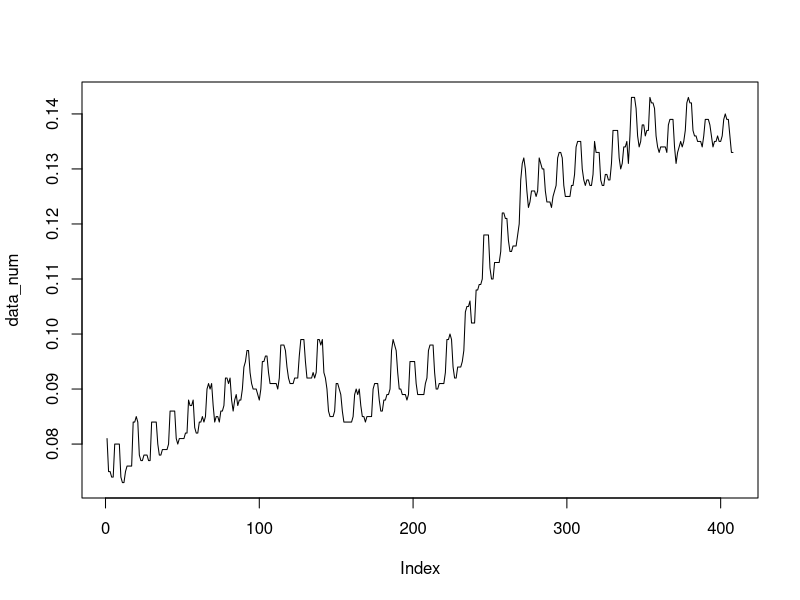
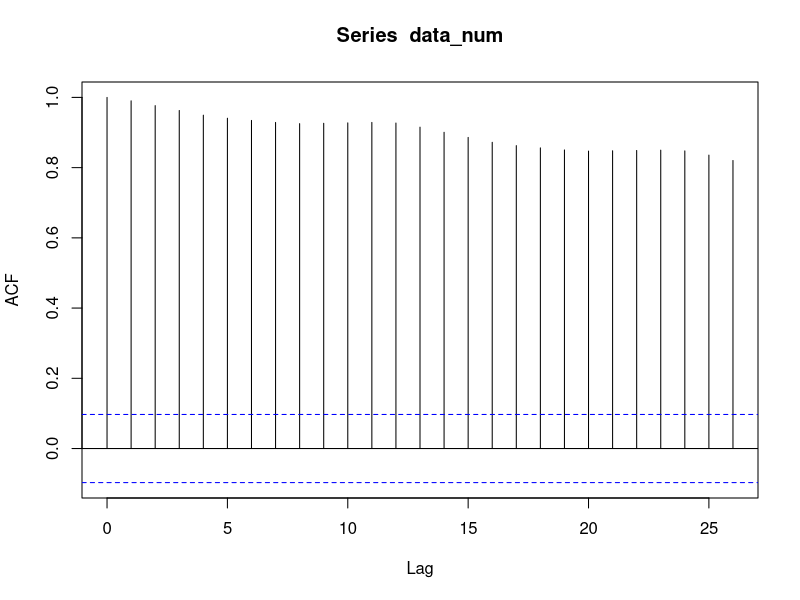
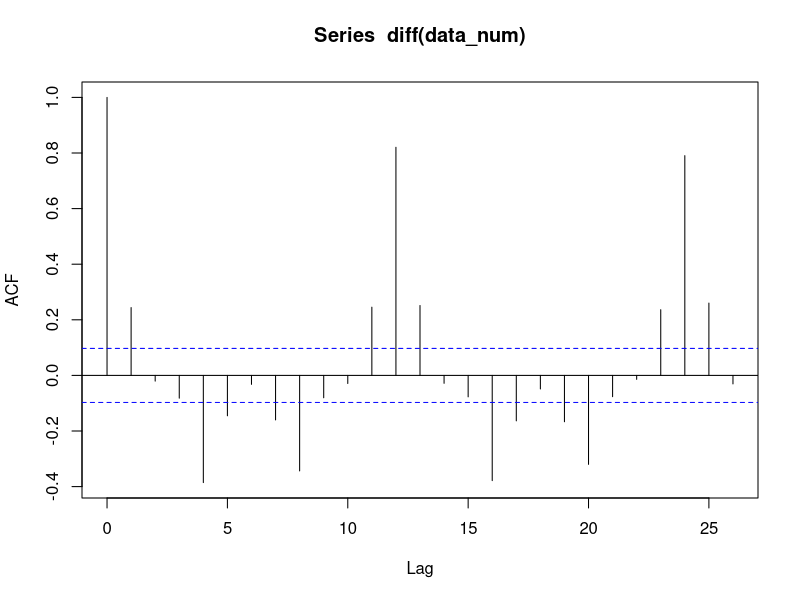
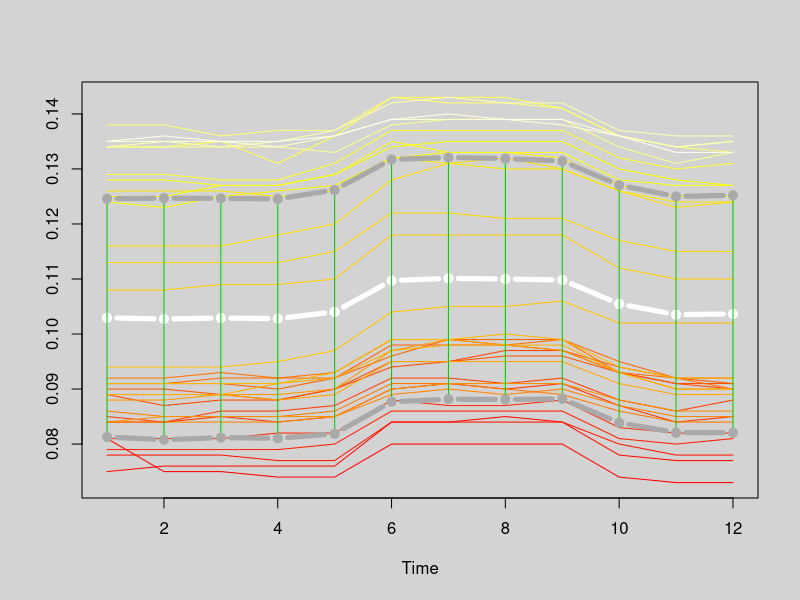
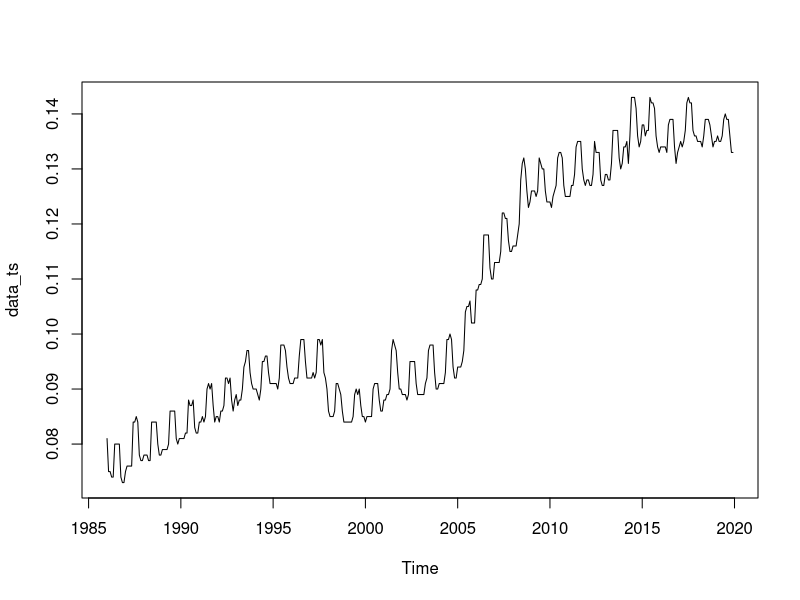
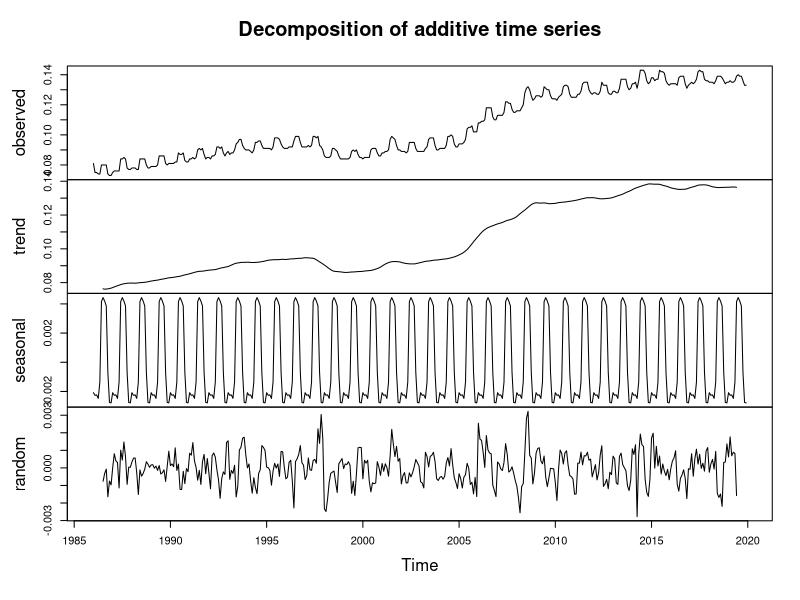
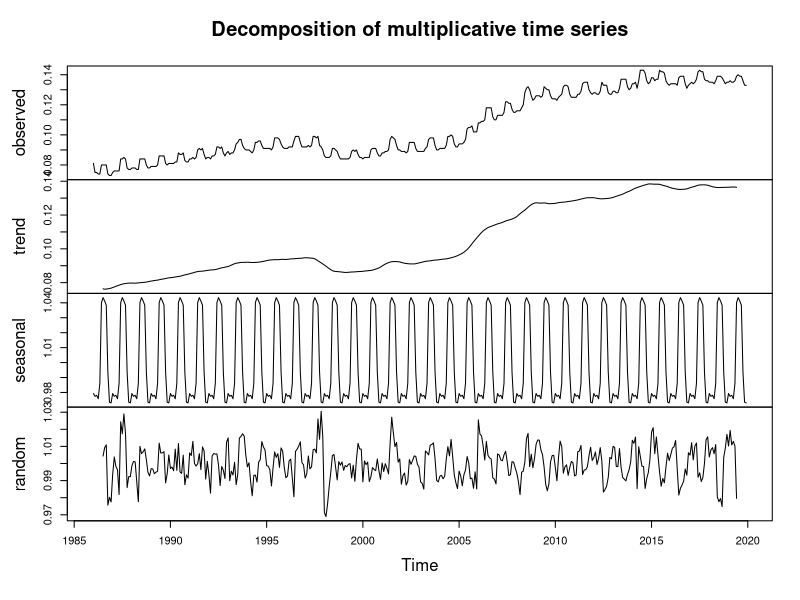
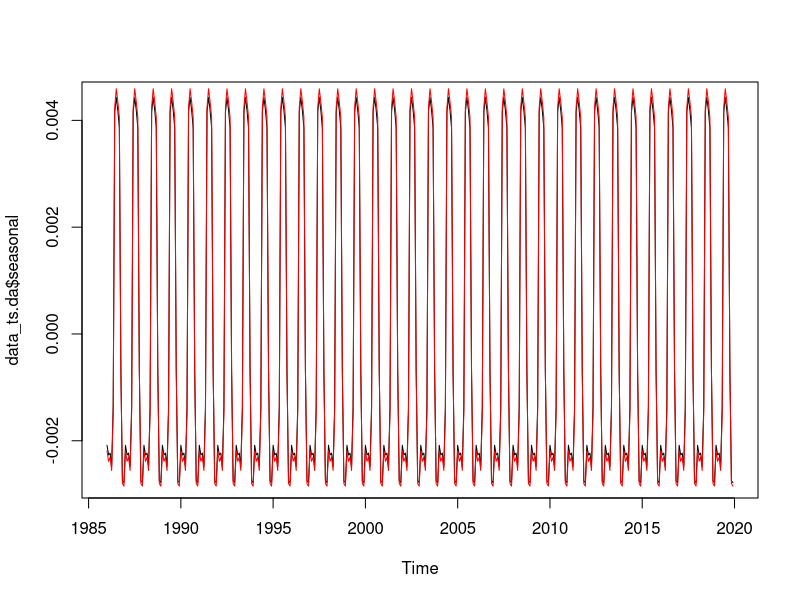

These figures' R source, in order: (Note: this script raises an error after producing the figures.)
ts_data <- function(s,t,l){
  # s: data di inizio come (maggiore,minore)
  # t: periodo
  # l: unitÃ  successive
  e=s+c(floor(l/t),l%%t)
  e=c(e[1]+floor(e[2]/t),e[2]%%t)
  return(e)
}

s2_kurtosis <- function(dt){
  m=mean(dt)
  sum((dt-m)^4)/(sum((dt-m)^2)^2)-3
}

s2_skewness <- function(dt){
  m=mean(dt)
  sum((dt-m)^3)/(sum((dt-m)^2)^(3/2))
}

data<-read.csv("tabella.csv", stringsAsFactors=F)
data_num<-as.numeric(data[87:494,2]) #1986 al 2019

#CERCO STAGIONALITà e IL PERIODO
plot(data_num,type="l")
acf(data_num)
acf(diff(data_num))

#confrontiamo gli anni tra di loro
par(bg="lightgrey")
# andamenti in anni diversi
m_data=matrix(data_num,12,34)
ts.plot(m_data,col=heat.colors(34))
# andamento medio annuale
data.m=rowMeans(m_data)
lines(data.m,pch=20,type="b",lwd=5,col="white")
# bande empiriche
data.sd=vector("numeric",12)
for(i in 1:12){
  data.sd[i]=sd(m_data[i,])
}
arrows(1:12,data.m-data.sd,1:12,data.m+data.sd,length=0.02,angle=90,code=3,col="green3")
lines(data.m+data.sd,type="b",pch=20,col="darkgray",lwd=5)
lines(data.m-data.sd,type="b",pch=20,col="darkgray",lwd=5)
par(bg="white")

#Impostiamo periodo 12
data_ts<-ts(data_num,frequency=12,start=1986)
plot(data_ts)

#DECOMPOSIZIONE -------------------------------------------------------------------------

#decomposizione additiva
data_ts.da = decompose(data_ts)
plot(data_ts.da)
#decomposizione moltiplicativa
data_ts.dm = decompose(data_ts, type="multiplicative")
plot(data_ts.dm)

#ovviamnete il trend è lo stesso, confrontiamo prima le stagionalità e poi il rumore
plot(data_ts.da$seasonal)
lines(mean(data_ts.dm$trend,na.rm=T)*(data_ts.dm$seasonal-1),col="red")

plot(data_ts.da$random)
lines(mean(data_ts.dm$trend,na.rm=T)*(data_ts.dm$random-1),col="red")

#ESAMINIAMO I RESIDUI ##

#RESIDUI Modello Add
#per semplicità eliminiamo i termini NA
data_ts.dar = as.vector(window(data_ts.da$random,c(1986,7),c(2019,6)))
plot(data_ts.dar,pch=20)
#calcoliamo la varianza spiegata
var(data_ts.dar)/var(window(data_ts,c(1986,7),c(2019,6)))
#cerchiamo struttura con acf
acf(data_ts.dar,40, main="Residui Decomposizione Add.")
#confronto con la distribuzione normale
layout(t(1:2))
hist(data_ts.dar,40,freq=F, main="Residui Decomposizione Add.")
lines(density(data_ts.dar),col="blue")
lines(sort(data_ts.dar),dnorm(sort(data_ts.dar),mean(data_ts.dar),sd(data_ts.dar)),col="red")
qqnorm(data_ts.dar, pch=20, main="Residui Decomposizione Add.")
qqline(data_ts.dar)
layout(1)
shapiro.test(data_ts.dar)

#RESIDUI Modello Mol
data_ts.dmr=as.vector(window(data_ts.dm$random,c(1986,7),c(2019,6)))
data_ts.dmrl=log(data_ts.dmr)
plot(data_ts.dmrl,pch=20)
#la varianza spiegata
var(data_ts.dmrl)/var(window(log(data_ts),c(1986,7),c(2019,6)))
#cerchiamo struttura con acf
acf(data_ts.dmrl,40, main="Residui Decomposizione Molt.")
#confronto con la distribuzione normale
layout(t(1:2))
hist(data_ts.dmrl,40,freq=F, main="Residui Decomposizione Molt.")
lines(density(data_ts.dmrl),col="blue")
lines(sort(data_ts.dmrl),dnorm(sort(data_ts.dmrl),mean(data_ts.dmrl),sd(data_ts.dmrl)),col="red")
qqnorm(data_ts.dmrl, pch=20, main="Residui Decomposizione Molt.")
qqline(data_ts.dmrl)
layout(1)
shapiro.test(data_ts.dmrl)

#STL----
#decomposizione stl per stagionalità non uniforme additiva
data_ts.stla = stl(data_ts, s.window=7)
plot(data_ts.stla)
#decomposizione stl per stagionalità non uniforme moltiplicativa
data_ts.stlm = stl(log(data_ts), s.window=7)
plot(data_ts.stlm)

#RESIDUI Modello STL Add
#per confrontali con gli altri residui togliamo gli stessi valori
data_ts.stlar = as.vector(window(data_ts.stla$time.series[,3],c(1986,7),c(2019,6)))
plot(data_ts.stlar,pch=20)
#calcoliamo la varianza spiegata
var(data_ts.stlar)/var(window(data_ts,c(1986,7),c(2019,6)))
#cerchiamo struttura con acf
acf(data_ts.stlar,40, main="Residui Decomposizione STL Add.")
#confronto con la distribuzione normale
layout(t(1:2))
hist(data_ts.stlar,40,freq=F, main="Residui Decomposizione STL Add.")
lines(density(data_ts.stlar),col="blue")
lines(sort(data_ts.stlar),dnorm(sort(data_ts.stlar),mean(data_ts.stlar),sd(data_ts.stlar)),col="red")
qqnorm(data_ts.stlar, pch=20, main="Residui Decomposizione STL Add.")
qqline(data_ts.stlar)
layout(1)
shapiro.test(data_ts.stlar)

#RESIDUI Modello STL Mol
#per confrontali con gli altri residui togliamo gli stessi valori
data_ts.stlmr = as.vector(window(data_ts.stlm$time.series[,3],c(1986,7),c(2019,6)))
data_ts.stlmrl=log(data_ts.stlmr+1) #bisogna sommare +1 perchè stavolta i residui sono concentrati in 0
plot(data_ts.stlmrl,pch=20)
#calcoliamo la varianza spiegata
var(data_ts.stlmrl)/var(log(window(data_ts,c(1986,7),c(2019,6))))
#cerchiamo struttura con acf
acf(data_ts.stlmrl,40, main="Residui Decomposizione STL Molt.")
#confronto con la distribuzione normale
layout(t(1:2))
hist(data_ts.stlmrl,40,freq=F, main="Residui Decomposizione STL Molt.")
lines(density(data_ts.stlmrl),col="blue")
lines(sort(data_ts.stlmrl),dnorm(sort(data_ts.stlmrl),mean(data_ts.stlmrl),sd(data_ts.stlmrl)),col="red")
qqnorm(data_ts.stlmrl, pch=20, main="Residui Decomposizione STL Molt.")
qqline(data_ts.stlmrl)
layout(1)
shapiro.test(data_ts.stlmrl)

#PREVISIONE--------------------------------------------------------------------------------------------
#------------------------------------------------------------------------------------------------------
data_ts<-ts(data_num,frequency=12,start=1986)
inizio=2000
data_ts = window(data_ts, start = c(inizio, 1))

#Holt-Winters
data.hw=HoltWinters(data_ts)
plot(data.hw, lwd=2)
data.hw$alpha #0.7816148
data.hw$beta #0.02136604
data.hw$gamm #0.808237

#confrontro tra hw e dec.add
ts.plot(data_ts.da$seasonal,data.hw$fitted[,4],col=c('red','blue'),type="l", lwd=2)

plot(data.hw$fitted) #restituisce la sotto-struttura fitted, dove level sono le intercette e xhat sono i valori stimati

#con valori auto
plot(data.hw,type="l",lwd=2)
lines(data.hw$fitted[,1],col="blue")

#l.start è la intercetta iniziale, e b.start è la pendenza iniziale
#--- per cercare i parametri ----
x=1:24
coefficients(lm(data_ts[1:24]~x))

#con valaori ottimizzati manualmente
data.hwo = HoltWinters(data_ts, alpha=0.7, beta=0.1, gamma=0.5, l.start=0.075, b.start=0)
plot(data.hwo)
ts.plot(data_ts.da$seasonal,data.hwo$fitted[,4],col=c('red','blue'),type="l", lwd=2)

#validazione del modello tra quello automatico e manuale
nt=20 # numero di test set
ft=1 # unità di tempo nel futuro su cui valutare la previsione
n=length(data_ts) # numero totale di anni
idt=start(data_ts) # data di inizio della serie
fdt=end(data_ts)   # data di fine della serie
pdt=frequency(data_ts) # periodo della serie
err_data0=0
err_data1=0
(n-nt-ft):(n-ft-1)
for(j in (n-nt-ft):(n-ft-1)){
  # costruzione di train e test
  train=window(data_ts,idt,ts_data(idt,pdt,j))
  future=ts_data(idt,pdt,j+ft)
  test=window(data_ts,future,future)
  # HW standard
  train.data0=HoltWinters(train)
  err_data0=err_data0+sum((as.numeric(test)-as.numeric(predict(train.data0,ft)))^2)
  # HW parametri personalizzati
  train.data1=HoltWinters(train,alpha=0.7, beta=0.2, gamma=0.5, l.start=0.075, b.start=0)
  err_data1=err_data1+sum((as.numeric(test)-as.numeric(predict(train.data1,ft)))^2)
}
err_data0/nt
err_data1/nt

#HW Moltipllicativo
data.hwm = HoltWinters(data_ts, seasonal="multiplicative")
plot(data.hwm)

#confronto con HW moltiplicativo
nt=20 # numero di test set
ft=1 # unità di tempo nel futuro su cui valutare la previsione
n=length(data_ts) # numero totale di anni
idt=start(data_ts) # data di inizio della serie
fdt=end(data_ts)   # data di fine della serie
pdt=frequency(data_ts) # periodo della serie
err_data0=0
err_data1=0
for(j in (n-nt-ft):(n-ft-1)){
  # costruzione di train e test
  train=window(data_ts,idt,ts_data(idt,pdt,j))
  future=ts_data(idt,pdt,j+ft)
  test=window(data_ts,future,future)
  # HW standard
  train.data0=HoltWinters(train)
  err_data0=err_data0+sum((as.numeric(test)-as.numeric(predict(train.data0,ft)))^2)
  # HW parametri personalizzati
  train.data1=HoltWinters(train,seasonal="multiplicative")
  err_data1=err_data1+sum((as.numeric(test)-as.numeric(predict(train.data1,ft)))^2)
}
err_data0/nt
err_data1/nt

#Studiamo preliminarmente i residui---------------- HW standard
data.hw.r=resid(data.hw)
start(data_ts)
end(data_ts)
start(data.hw.r)
end(data.hw.r)
var(data.hw.r)/var(window(data_ts,c(inizio+1,1)))
s2_kurtosis(data.hw.r)
s2_skewness(data.hw.r)
layout(t(1:2))
plot(data.hw.r,type="p",pch=20)
plot(data.hw$fitted[,1],data.hw.r,pch=20)
layout(1)
acf(data.hw.r,40)
layout(t(1:2))
hist(data.hw.r,40,freq=F)
lines(density(data.hw.r), col="blue")
lines(sort(data.hw.r),dnorm(sort(data.hw.r),mean(data.hw.r),sd(data.hw.r)),col="red")
qqnorm(data.hw.r,pch=20)
qqline(data.hw.r)
layout(1)
shapiro.test(data.hw.r)

#previsione
plot(data.hw,predict(data.hw,24),main="Previsione a 24 mesi", lwd=2)
lines(predict(data.hw,24)+quantile(data.hw.r,0.05),col="green3", lwd=1.5)
lines(predict(data.hw,24)+quantile(data.hw.r,0.95),col="green3", lwd=1.5)

#AUTOREGRESSIONE-----------------------------------------------------------
pacf(data_ts)

L = length(data_ts)
l = 13  # numero di lag in ingresso
mdata = matrix(nrow = L - l, ncol = l + 1)
for (i in 1:(l + 1)) {
  mdata[, i] = data_ts[i:(L - l - 1 + i)]
}
mdata <- data.frame(mdata)
data.lmc <- lm(X14 ~ ., data = mdata)  # X14 perché 13 lag in ingresso
summary(data.lmc)

data.lmr <- lm(X14 ~ X1 + X2 + X13, data = mdata)
summary(data.lmr)

#predizione modello ridotto
anni = 2
L = length(data_ts)
ptr = rep(0, L + 12 * anni)
ptr[1:L] = data_ts
for (i in 1:(12 * anni)) {
  ptr[L + i] = coef(data.lmr)%*%c(1, ptr[L + i - 13], ptr[L + i - 12], ptr[L + i - 1]) #fattori inclusi X1
}
data.lmr.pt = ts(ptr, frequency = 12, start = c(inizio, 1))
data.lmr.a = window(data_ts, c(inizio+1, 2)) - resid(data.lmr) #analisi del modello regressivo
ts.plot(data_ts, data.lmr.a, window(data.lmr.pt, c(2019, 12)), col = c("black","blue", "red"),lwd=2)

#predizione modello completo
anni = 2
ptc = rep(0, L + 12 * anni)
ptc[1:L] = data_ts
for (i in 1:(12 * anni)) {
  ptc[L + i] = coef(data.lmc) %*% c(1, rev(ptc[L + i - 1:l]))
}
data.lmc.pt = ts(ptc, frequency = 12, start = c(inizio, 1))
data.lmc.a = window(data_ts, c(inizio+1, 2)) - resid(data.lmc)
ts.plot(data_ts, data.lmc.a, window(data.lmc.pt, c(2019, 12)), col = c("black","blue", "red"),lwd=2)

#primo confronto grafico dei due modelli autoregressivi tra loro e con la previsione di Holt-Winters
data.hw = HoltWinters(data_ts) #<-------------- qui uso holt winters non ottimizzato
data.lm.ptc = window(data.lmc.pt, c(2019, 12))
data.lm.ptr = window(data.lmr.pt, c(2019, 12))
data.hw.pt = predict(data.hw, 24)
ts.plot(data_ts, data.hw.pt, data.lm.ptc, data.lm.ptr, col = c("black", "red", "blue","green4"),lwd=2)

#zoom del confronto dal 2010 in poi
ts.plot(window(data_ts, c(2010, 1)), data.hw.pt, data.lm.ptc, data.lm.ptr, col = c("black", "red", "blue","green4"),lwd=2)

# estrazione dei residui
data.hw.r = resid(data.hw)
data.lmc.r = resid(data.lmc)
data.lmr.r = resid(data.lmr)
# varianze non spiegate
var(data.hw.r)/var(window(data_ts, inizio+1))
var(data.lmc.r)/var(window(data_ts, inizio+1))
var(data.lmr.r)/var(window(data_ts, inizio+1))
# indicatori di forma
fm = matrix(c(s2_skewness(data.hw.r), s2_skewness(data.lmc.r), s2_skewness(data.lmr.r),
              s2_kurtosis(data.hw.r), s2_kurtosis(data.lmc.r), s2_kurtosis(data.lmr.r)),
            3, 2)
colnames(fm) <- c("skewness", "kurtosi")
rownames(fm) <- c("HoltWinters", "autoreg. completo", "autoreg. ridotto")
fm
# confronto grafico
layout(matrix(1:6, 2, 3, byrow = T))
plot(as.numeric(data.hw.r), pch = 20, main = "HW", xlab = "tempo", ylab = "residui")
plot(data.lmc.r, pch = 20, main = "AR completo", xlab = "tempo", ylab = "residui")
plot(data.lmr.r, pch = 20, main = "AR ridotto", xlab = "tempo", ylab = "residui")
plot(data.hw$fitted[, 1], data.hw.r, pch = 20, main = "HW", xlab = "stima", ylab = "residui")
plot(data.lmc.a, data.lmc.r, pch = 20, main = "AR completo", xlab = "stima",ylab = "residui")
plot(data.lmr.a, data.lmr.r, pch = 20, main = "AR ridotto", xlab = "stima", ylab = "residui")
layout(1)
# acf e pacf
layout(matrix(1:6, 2, 3, byrow = T))
acf(data.hw.r, 28)
acf(data.lmc.r, 28)
acf(data.lmr.r, 28)
pacf(data.hw.r, 28)
pacf(data.lmc.r, 28)
pacf(data.lmr.r, 28)
layout(1)
# frequenze
layout(t(1:3))
hist(data.hw.r, 20, freq = F, main = "HW")
lines(density(data.hw.r), col = "blue")
lines(sort(data.hw.r), dnorm(sort(data.hw.r), mean(data.hw.r), sd(data.hw.r)), col = "red")
hist(data.lmc.r, 20, freq = F, main = "AR completo")
lines(density(data.lmc.r), col = "blue")
lines(sort(data.lmc.r), dnorm(sort(data.lmc.r), mean(data.lmc.r), sd(data.lmc.r)),col = "red")
hist(data.lmr.r, 40, freq = F, main = "AR ridotto")
lines(density(data.lmr.r), col = "blue")
lines(sort(data.lmr.r), dnorm(sort(data.lmr.r), mean(data.lmr.r), sd(data.lmr.r)),col = "red")
layout(1)
# quantili
layout(t(1:3))
qqnorm(data.hw.r, pch = 20)
qqline(data.hw.r)
qqnorm(data.lmc.r, pch = 20)
qqline(data.lmc.r)
qqnorm(data.lmr.r, pch = 20)
qqline(data.lmr.r)
layout(1)
# test
shapiro.test(data.hw.r)
shapiro.test(data.lmc.r)
shapiro.test(data.lmr.r)
layout(1)

#Eseguiamo una autovalidazione dei tre modelli.
nt = 15  # numero di test set
ft = 1  # unità di tempo nel futuro su cui valutare la previsione
n = length(data_ts)  # numero totale di anni
idt = start(data_ts)  # data di inizio della serie
fdt = end(data_ts)  # data di fine della serie
pdt = frequency(data_ts)  # periodo della serie

err_hw = rep(0, nt)
err_lmc = rep(0, nt)
err_lmr = rep(0, nt)
for (j in (n - nt - ft):(n - ft - 1)) {
  # training e test set
  train = window(data_ts, idt, ts_data(idt, pdt, j))
  future = ts_data(idt, pdt, j + ft)
  test = window(data_ts, future, future)
  # HW
  train.hw = HoltWinters(train)
  err_hw[j - (n - nt - ft) + 1] = as.numeric(test) - as.numeric(predict(train.hw,ft)[ft])
  # AR
  L = length(train)
  l = 13  # numero di lag in ingresso
  mtrain = matrix(nrow = L - l, ncol = l + 1)
  for (i in 1:(l + 1)) {
    mtrain[, i] = train[i:(L - l - 1 + i)]
  }
  mtrain <- data.frame(mtrain)
  # AR completo
  train.lmc <- lm(X14 ~ ., data = mtrain)
  train.lmc.p = rep(0, L + ft)
  train.lmc.p[1:L] = train
  for (i in 1:ft) {
    train.lmc.p[L + i] = coef(train.lmc) %*% c(1, rev(train.lmc.p[L + i - 1:l]))
  }
  err_lmc[j - (n - nt - ft) + 1] = as.numeric(test) - train.lmc.p[L + ft]
  # AR ridotto
  train.lmr <- lm(X14 ~ X1 + X2 + X13, data = mtrain)
  train.lmr.p = rep(0, L + ft)
  train.lmr.p[1:L] = train
  for (i in 1:ft) {
    train.lmr.p[L + i] = coef(train.lmr) %*% c(1, train.lmr.p[L + i -13], train.lmr.p[L + i -12], train.lmr.p[L + i - 1])
  }
  err_lmr[j - (n - nt - ft) + 1] = as.numeric(test) - train.lmr.p[L + ft]
}
sum(err_hw^2)/nt
sum(err_lmc^2)/nt
sum(err_lmr^2)/nt

#Autoregressione con il metodo YULE-WALKER------------------------------------
data.ar = ar(data_ts)
data.ar
ts.plot(data_ts, data_ts - data.ar$resid, col = c("black", "blue"),lwd = 2) #in blu le stime

#Predizione e incertezze
r = na.omit(data.ar$resid)
data.ar.pt = predict(data.ar, n.ahead = 24, se.fit = TRUE, level = 0.95)
data.ar.a = window(data_ts, start = c(2010, 1)) - r
ts.plot(window(data_ts, start = c(2010, 1)),data.ar.a, data.ar.pt$pred, col = c("black","blue", "red"), lwd = 2)

var(r)/var(window(data_ts, start = c(inizio+1, 3)))
s2_skewness(r)
s2_kurtosis(r)
layout(matrix(1:6, 2, 3, byrow = T))
plot(as.numeric(data.ar$resid), pch = 20)
plot(data.ar.a, data.ar$resid, pch = 20)
acf(r, 40)
pacf(r, 28)
hist(data.ar$resid, 40, freq = F)
lines(density(r), col = "blue")
lines(sort(r), dnorm(sort(r), mean(r), sd(r)), col = "red")
qqnorm(data.ar$resid, pch = 20)
qqline(data.ar$resid)
layout(1)
shapiro.test(data.ar$resid)

up = data.ar.pt$pred + quantile(r, 0.975)
lw = data.ar.pt$pred + quantile(r, 0.025)
ts.plot(data.ar.a, data.ar.pt$pred, col = c("black", "red"), lwd = 2)
lines(up, col = "blue", lwd = 2)
lines(lw, col = "blue", lwd = 2)

ts.plot(data.ar.a, data.ar.pt$pred, col = c("black", "red"), lwd = 2)
# non parametrico
lines(up, col = "blue", lwd = 2)
lines(lw, col = "blue", lwd = 2)
# parametrico
lines(data.ar.pt$pred - data.ar.pt$se, col = "green4", lwd = 2)
lines(data.ar.pt$pred + data.ar.pt$se, col = "green4", lwd = 2)

#confronto con holtwinters e modello ridotto
ts.plot(window(data_ts, c(2010, 1)), data.hw.pt, data.lm.ptr,data.ar.pt$pred, col = c("black", "red", "green4","blue"),lwd=2)


#Autoregressione con il metodo dei MINIMI QUADRATI, questo metodo considera anche serie non stazionarie
#quella analizzata è stazionaria però vediamo in ogni caso come si comporta

data.ls = ar(data_ts, method = "ols")
data.ls$order #da il lag

ts.plot(data_ts, data_ts - data.ls$resid, col = c("black", "blue"),lwd=2)

#residui
data.ls.r = as.double(na.omit(data.ls$resid))
data.ls.a = as.double(na.omit(data_ts - data.ls$resid))
#var(data.ls.r)/var(window(data_ts, start = c(1988, 3)))
s2_skewness(data.ls.r)
s2_kurtosis(data.ls.r)
layout(matrix(1:6, 2, 3, byrow = T))

plot(data.ls.r, pch = 20)
plot(data.ls.a, data.ls.r, pch = 20)
layout(1)
pacf(data.ls.r, 28)
hist(data.ls.r, 40, freq = F)
lines(density(data.ls.r), col = "blue")
lines(sort(data.ls.r), dnorm(sort(data.ls.r), mean(data.ls.r), sd(data.ls.r)), col = "red")
qqnorm(data.ls.r, pch = 20)
qqline(data.ls.r)
layout(1)
shapiro.test(data.ls.r)

data.ls.pt = predict(data.ls, n.ahead = 24, se.fit = TRUE, level = 0.95)
y.max = max(data.ls.pt$pred + quantile(data.ls.r, 0.975))
y.min = min(window(data_ts - data.ls$resid, 20107))
ts.plot(window(data_ts, 2007), data.ls.pt$pred,
        col = c("black", "red"), lwd = 2)
# stima empirica dell'incertezza
lines(data.ls.pt$pred + quantile(data.ls.r, 0.975), col = 'green4')
lines(data.ls.pt$pred + quantile(data.ls.r, 0.025), col = 'green4')
# stima parametrica dell'incertezza
lines(data.ls.pt$pred - data.ls.pt$se, col = "blue")
lines(data.ls.pt$pred + data.ls.pt$se, col = "blue")


#Confrontiamo il modello appena analizzato con Holt-Winters.
data.hw = HoltWinters(data_ts)
ts.plot(data_ts, data_ts - data.ls$resid, data.hw$fitted[, 1], col = c("black", "red", "blue"), lwd = 2)
# previsioni
data.hw.pt = predict(data.hw, 12)
ts.plot(window(data_ts, 2010), data.ls.pt$pred, data.hw.pt, col = c("black", "red", "blue"), lwd = 2)
#lines(data.ls.pt$pred - data.ls.pt$se, col = "green4", lwd = 2)
#lines(data.ls.pt$pred + data.ls.pt$se, col = "green4", lwd = 2)

#Confrontiamo i due metodi con l’autovalutazione.
nt = 20  # numero di test set
ft = 1  # unità di tempo nel futuro su cui valutare la previsione
n = length(data_ts)  # numero totale di anni
idt = start(data_ts)  # data di inizio della serie
fdt = end(data_ts)  # data di fine della serie
pdt = frequency(data_ts)  # periodo della seri
err_ls = rep(0, nt)
err_hw = rep(0, nt)
for (l in (n - nt - ft):(n - 1 - ft)) {
  # costruzione di train e test
  train = window(data_ts, idt, ts_data(idt, pdt, l))
  future = ts_data(idt, pdt, l + ft)
  test = window(data_ts, future, future)
  # HW
  train.hw = HoltWinters(train)
  err_hw[l - (n - nt - ft) + 1] = as.numeric(test) - as.numeric(predict(train.hw,ft)[ft])
  # AR
  train.ls = ar(train, order.max = 21, method = "ols")
  err_ls[l - (n - nt - ft) + 1] = as.numeric(test) - as.numeric(predict(train.ls,n.ahead = ft, se.fit = F)[ft])
}
sum(err_hw^2)/nt
sum(err_ls^2)/nt

#confronto con tutti i modelli
ts.plot(window(data_ts, c(2010, 1)), data.hw.pt, data.lm.ptr, data.ls.pt$pred, col = c("black", "red", "green4","blue"),lwd=2)
abline(v=2020.5, col="lightblue")
abline(v=2021, col="lightblue")
abline(v=2021.5, col="lightblue")


